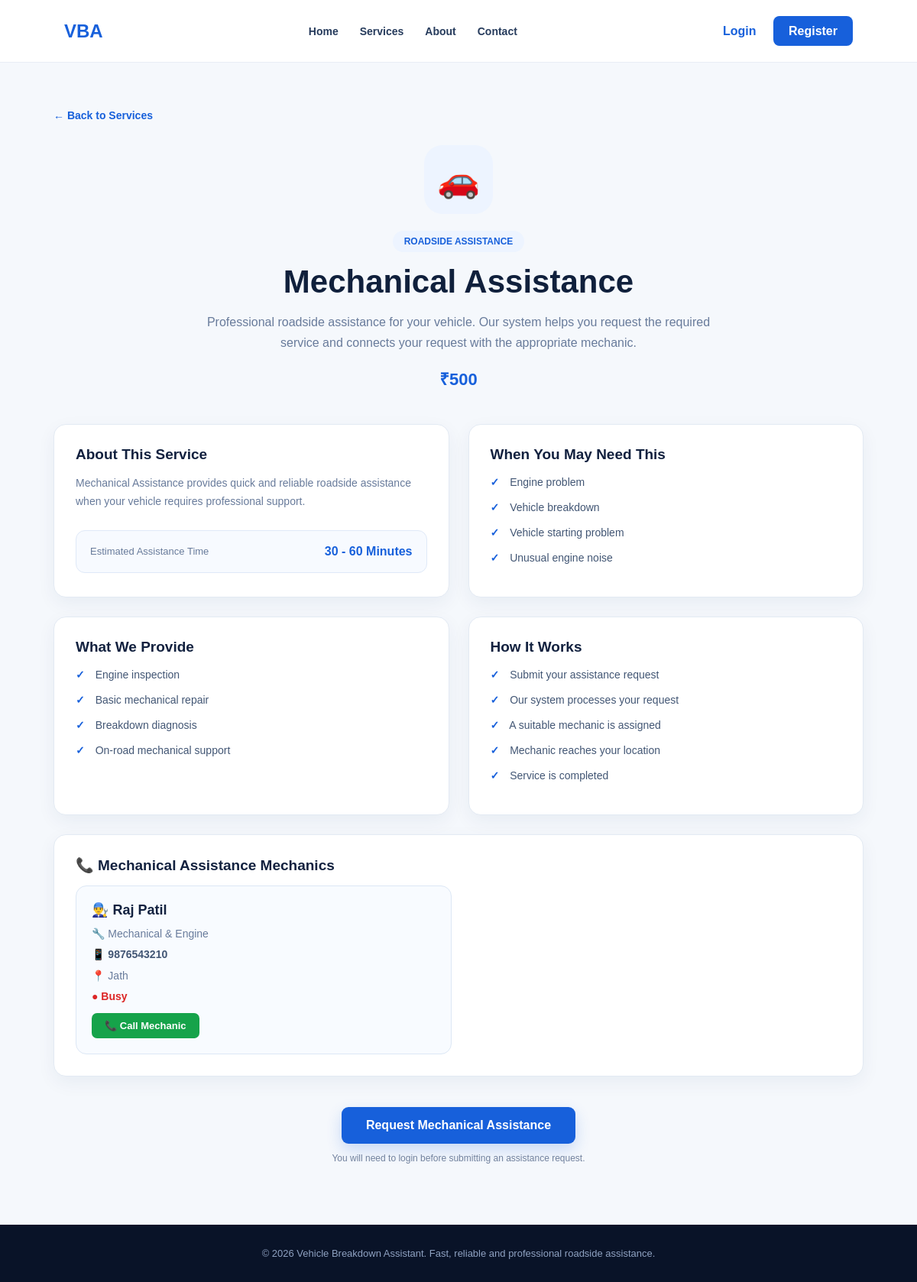
/service/Mechanical Assistance/, run on the app's committed database.
### vehicle/models.py (models this page shows, shortened)
class Mechanic(models.Model):
    STATUS_CHOICES = [
        ('Available', 'Available'),
        ('Busy', 'Busy'),
        ('Offline', 'Offline'),
    ]
    user = models.OneToOneField(
        User,
        on_delete=models.SET_NULL,
        null=True,
        blank=True,
        related_name='mechanic_profile'
    )
    name = models.CharField(max_length=100)
    mobile = models.CharField(
        max_length=10
    )
    specialization = models.CharField(
        max_length=100
    )
    location = models.CharField(
        max_length=255
    )
    status = models.CharField(
        max_length=20,
        choices=STATUS_CHOICES,
        default='Available'
    )
    created_at = models.DateTimeField(
        auto_now_add=True
    )

### vehicle/views.py (the view)
def service_detail(request, service_name):
    SERVICE_DETAILS = {
        "Mechanical Assistance": {
            "time": "30 - 60 Minutes",
            "need": [
                "Engine problem",
                "Vehicle breakdown",
                "Vehicle starting problem",
                "Unusual engine noise"
            ],
            "provide": [
                "Engine inspection",
                "Basic mechanical repair",
                "Breakdown diagnosis",
                "On-road mechanical support"
            ]
        },
        "Battery Assistance": {
            "time": "15 - 30 Minutes",
            "need": [
                "Dead battery",
                "Vehicle not starting",
                "Weak battery",
                "Battery connection problem"
            ],
            "provide": [
                "Battery inspection",
                "Battery jump start",
                "Battery connection check",
                "Battery replacement support"
            ]
        },
        "Tyre Assistance": {
            "time": "20 - 40 Minutes",
            "need": [
                "Flat tyre",
                "Puncture",
                "Tyre damage",
                "Tyre replacement"
            ],
            "provide": [
                "Tyre inspection",
                "Puncture assistance",
                "Spare tyre installation",
                "Tyre replacement support"
            ]
        },
        "Fuel Assistance": {
            "time": "20 - 40 Minutes",
            "need": [
                "Vehicle stopped due to fuel problem",
                "Fuel system problem",
                "Emergency roadside fuel support"
            ],
            "provide": [
                "Fuel system inspection",
                "Roadside assistance",
                "Emergency support",
                "Fuel-related troubleshooting"
            ]
        },
        "Towing Service": {
            "time": "30 - 90 Minutes",
            "need": [
                "Vehicle cannot move",
                "Major vehicle breakdown",
                "Accident vehicle",
                "Engine failure"
            ],
            "provide": [
                "Vehicle towing",
                "Safe vehicle recovery",
                "Breakdown recovery",
                "Workshop transportation"
            ]
        },
        "Lockout Assistance": {
            "time": "15 - 30 Minutes",
            "need": [
                "Keys locked inside vehicle",
                "Lost vehicle keys",
                "Vehicle lock problem"
            ],
            "provide": [
                "Vehicle lockout assistance",
                "Safe access support",
                "Emergency roadside support"
            ]
        },
        "Engine Overheating": {
            "time": "30 - 60 Minutes",
            "need": [
                "Engine overheating",
                "Temperature warning",
                "Coolant problem",
                "Vehicle stopping due to heat"
            ],
            "provide": [
                "Cooling system inspection",
                "Coolant level check",
                "Engine temperature inspection",
                "Roadside troubleshooting"
            ]
        },
        "Accident Assistance": {
            "time": "30 - 90 Minutes",
            "need": [
                "Road accident",
                "Vehicle damage",
                "Emergency roadside situation"
            ],
            "provide": [
                "Emergency roadside assistance",
                "Vehicle inspection",
                "Towing coordination",
                "Recovery support"
            ]
        },
        "Fuel Delivery": {
            "time": "20 - 40 Minutes",
            "need": [
                "Vehicle out of fuel",
                "Emergency fuel requirement",
                "Vehicle stopped on road"
            ],
            "provide": [
                "Emergency fuel delivery",
                "Roadside assistance",
                "Vehicle restart support"
            ]
        },
        "Emergency Roadside": {
            "time": "20 - 60 Minutes",
            "need": [
                "Unexpected vehicle breakdown",
                "Roadside emergency",
                "Vehicle stopped suddenly"
            ],
            "provide": [
                "Emergency roadside support",
                "Initial vehicle inspection",
                "Breakdown assistance",
                "Mechanic support"
            ]
        },
        "Vehicle Inspection": {
            "time": "30 - 45 Minutes",
            "need": [
                "Vehicle performance problem",
                "Warning signs",
                "Unusual noise",
                "Pre-trip inspection"
            ],
            "provide": [
                "Basic vehicle inspection",
                "Problem identification",
                "Mechanical check",
                "Safety inspection"
            ]
        },
        "Roadside Support": {
            "time": "20 - 60 Minutes",
            "need": [
                "Minor roadside problem",
                "Vehicle breakdown",
                "Emergency vehicle support"
            ],
            "provide": [
                "Basic roadside assistance",
                "Vehicle inspection",
                "Minor troubleshooting",
                "Mechanic support"
            ]
        }
    }
    amount = SERVICE_AMOUNTS.get(
        service_name,
        0
    )
    details = SERVICE_DETAILS.get(
        service_name,
        {
            "time": "30 - 60 Minutes",
            "need": [
                "Vehicle breakdown",
                "Roadside emergency"
            ],
            "provide": [
                "Roadside assistance",
                "Vehicle inspection",
                "Mechanic support"
            ]
        }
    )
    mechanic_specialization = SERVICE_MECHANICS.get(
        service_name,
        ""
    )
    service_mechanics = Mechanic.objects.filter(
        specialization=mechanic_specialization
    ).order_by(
        "name"
    )
    return render(
        request,
        'vehicle/service_detail.html',
        {
            'service_name': service_name,
            'amount': amount,
            'estimated_time': details['time'],
            'when_needed': details['need'],
            'what_provide': details['provide'],
            'service_mechanics': service_mechanics,
            'mechanic_specialization': mechanic_specialization,
        }
    )

### vehicle/templates/vehicle/service_detail.html (shortened to what this page needs)
<!DOCTYPE html>
<html lang="en">
<head>
</head>
<body>
<header>
    <a href="{% url 'home' %}"
       class="logo">
        VBA
    </a>
    <nav class="nav">
        <a href="{% url 'home' %}">
            Home
        </a>
        <a href="{% url 'home' %}#services">
            Services
        </a>
        <a href="{% url 'home' %}#about">
            About
        </a>
        <a href="{% url 'home' %}#contact">
            Contact
        </a>
    </nav>
    <div>
        {% if user.is_authenticated %}
            <a href="{% url 'user_dashboard' %}"
               class="login">
                Dashboard
            </a>
        {% else %}
            <a href="{% url 'login' %}"
               class="login">
                Login
            </a>
            <a href="{% url 'register' %}"
               class="register">
                Register
            </a>
        {% endif %}
    </div>
</header>
<main class="page">
    <a href="{% url 'home' %}#services"
       class="back">
        ← Back to Services
    </a>
    <section class="service-header">
        <div class="icon">
            🚗
        </div>
        <span class="tag">
            ROADSIDE ASSISTANCE
        </span>
        <h1>
            {{ service_name }}
        </h1>
        <p class="description">
            Professional roadside assistance for your vehicle.
            Our system helps you request the required service
            and connects your request with the appropriate
            mechanic.
        </p>
        <div class="price">
            ₹{{ amount }}
        </div>
    </section>
    <section class="content">
        <div class="card">
            <h2>
                About This Service
            </h2>
            <p>
                {{ service_name }} provides quick and reliable
                roadside assistance when your vehicle requires
                professional support.
            </p>
            <div class="time-box">
                <span class="time-label">
                    Estimated Assistance Time
                </span>
                <span class="time">
                    {{ estimated_time }}
                </span>
            </div>
        </div>
        <div class="card">
            <h2>
                When You May Need This
            </h2>
            <ul>
                {% for item in when_needed %}
                    <li>
                        {{ item }}
                    </li>
                {% endfor %}
            </ul>
        </div>
        <div class="card">
            <h2>
                What We Provide
            </h2>
            <ul>
                {% for item in what_provide %}
                    <li>
                        {{ item }}
                    </li>
                {% endfor %}
            </ul>
        </div>
        <div class="card">
            <h2>
                How It Works
            </h2>
            <ul>
                <li>
                    Submit your assistance request
                </li>
                <li>
                    Our system processes your request
                </li>
                <li>
                    A suitable mechanic is assigned
                </li>
                <li>
                    Mechanic reaches your location
                </li>
                <li>
                    Service is completed
                </li>
            </ul>
        </div>
        <div class="card mechanic-section">
            <h2 class="mechanic-title">
                📞 {{ service_name }} Mechanics
            </h2>
            <div class="mechanic-grid">
                {% for mechanic in service_mechanics %}
                    <div class="mechanic-box">
                        <div class="mechanic-name">
                            👨‍🔧 {{ mechanic.name }}
                        </div>
                        <div class="mechanic-info">
                            🔧 {{ mechanic.specialization }}
                        </div>
                        <div class="mechanic-mobile">
                            📱 {{ mechanic.mobile }}
                        </div>
                        <div class="mechanic-info">
                            📍 {{ mechanic.location }}
                        </div>
                        <div class="mechanic-status">
                            {% if mechanic.status == "Available" %}
                                <span class="available">
                                    ● Available
                                </span>
                            {% elif mechanic.status == "Busy" %}
                                <span class="busy">
                                    ● Busy
                                </span>
                            {% else %}
                                <span class="offline">
                                    ● Offline
                                </span>
                            {% endif %}
                        </div>
                        <a
                            href="tel:{{ mechanic.mobile }}"
                            class="call-btn"
                        >
                            📞 Call Mechanic
                        </a>
                    </div>
                {% endfor %}
            </div>
        </div>
    </section>
    <div class="action">
        <a
            href="{% url 'request_assistance' %}?service={{ service_name|urlencode }}"
            class="request-btn"
        >
            Request {{ service_name }}
        </a>
        <p class="note">
            You will need to login before submitting
            an assistance request.
        </p>
    </div>
</main>
<footer>
    <p>
        © 2026 Vehicle Breakdown Assistant.
        Fast, reliable and professional roadside assistance.
    </p>
</footer>
</body>
</html>

### data on the page
Mechanic: name "Raj Patil", specialization "Mechanical & Engine", mobile "9876543210", location "Jath", status "● Busy"

### other printed values
{{ service_name }} "Mechanical Assistance"
{{ amount }} "500"
{{ estimated_time }} "30 - 60 Minutes"
{{ item }} "Engine problem" "Vehicle breakdown" "Vehicle starting problem" "Unusual engine noise"
{{ item }} "Engine inspection" "Basic mechanical repair" "Breakdown diagnosis" "On-road mechanical support"
